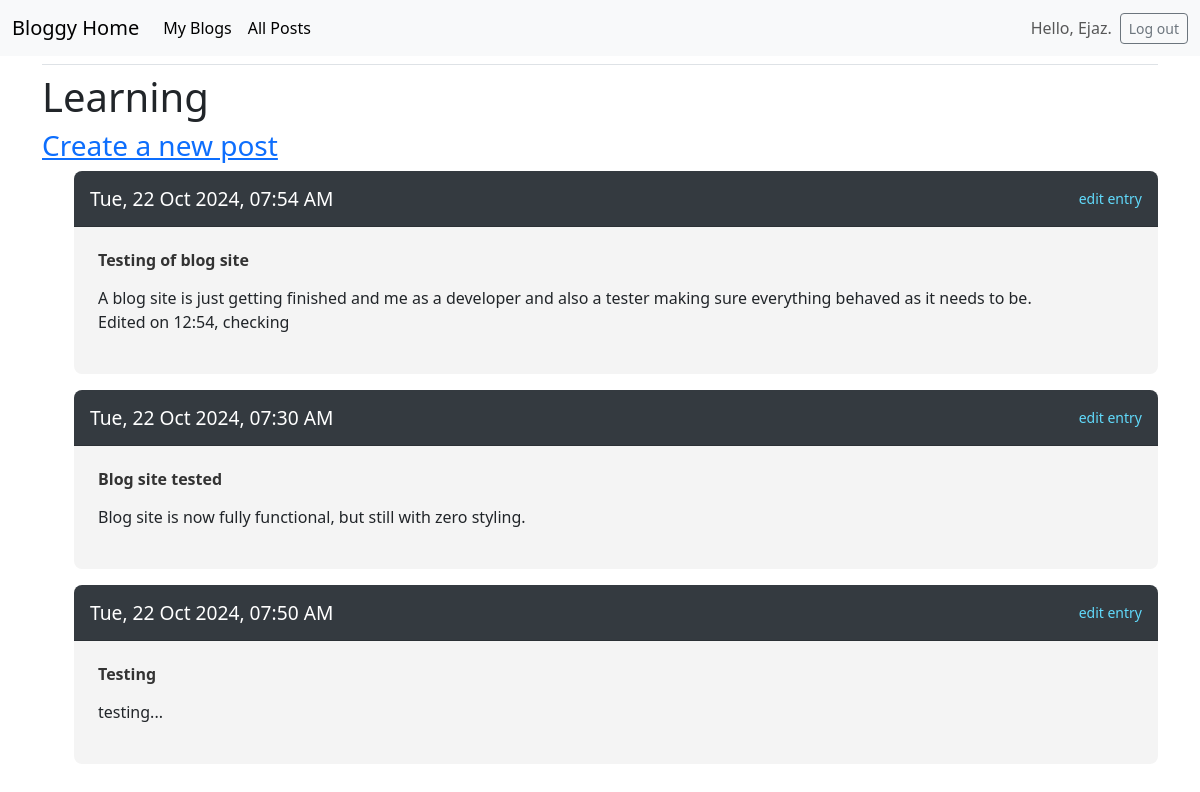
Page /blogs/5 (signed in) on the earlier database version.
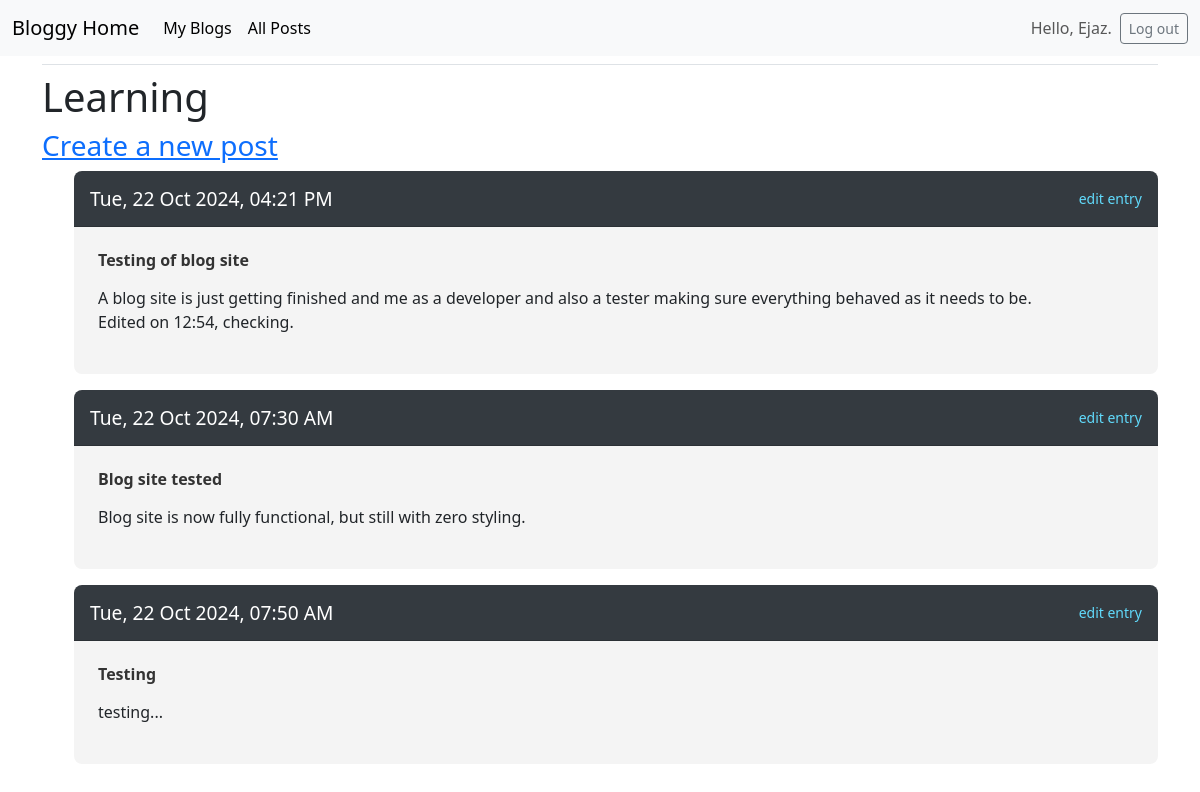
Same page on the later database version.
### blogs/models.py (models this page shows, shortened)
class blog_post(models.Model): # if forgot models.Model then app won't makemigrations.
    f_key=models.ForeignKey(blog_name,on_delete=models.CASCADE)
    post_name=models.CharField(max_length=150)
    post=models.TextField()
    post_date=models.DateTimeField(auto_now_add=True)

### blogs/views.py (the view)
# urls.py: path('blogs/<int:blog_id>',views.blog,name='blogs'),
@login_required
@never_cache
def blog(request,blog_id):
    try:
        name=blog_name.objects.get(id=blog_id)
    except blog_name.DoesNotExist:
        raise Http404("404 not found")
    check_blog_owner(request,name)
    post=blog_post.objects.filter(f_key=name)
    context={'blog_name':name,'post_name':post}
    return render(request,'blogs/blog.html',context)

### blogs/views.py (called while the page is built)
def check_blog_owner(request,article):
    if article.user != request.user:
        raise Http404("You are not the owner of this blog or post.")

### blogs/templates/blogs/blog.html
{% extends "blogs/base.html" %}
{% load django_bootstrap5 %}
{% block content %}
<h1>
    {{blog_name.b_name}}
</h1>
<h3>
    <a href="{%url 'blogs:new_posts' blog_name.id %}">
        Create a new post
    </a>
</h3>
<ul>
    {%for x in post_name%}
    <div class="card mb-3" style="border: none; border-radius: 0.5rem; overflow: hidden;">
        <div class="card-header"
            style="background-color: #343a40; color: white; padding: 1rem; display: flex; justify-content: space-between; align-items: center;">
            <h5 class="mb-0" style="font-size: 1.2rem;">{{ x.post_date|date:'D, d M Y, h:i A' }}</h5>
            <small>
                <a href="{% url 'blogs:edit_posts' x.id %}"
                    style="color: #61dafb; text-decoration: none; transition: color 0.3s;">
                    edit entry
                </a>
            </small>
        </div>
        <div class="card-body" style="background-color: #f4f4f4; padding: 1.5rem;">
            <h6 class="fw-bold" style="margin-bottom: 0.5rem; color: #333;">{{ x.post_name|linebreaks }}</h6>
            <p style="color: #666; line-height: 1.5;">{{ x.post|linebreaks }}</p>
        </div>
    </div>
    {%endfor%}
</ul>
{% endblock content %}

Differences in the rows shown:
changed blog_post "Testing of blog site": post_date "Tue, 22 Oct 2024, 07:54 AM" → "Tue, 22 Oct 2024, 04:21 PM"; post "A blog site is just getting finished and me as a developer and also a tester making sure everything behaved as it needs to be. Edited on 12:54, checking" → "A blog site is just getting finished and me as a developer and also a tester making sure everything behaved as it needs to be. Edited on 12:54, checking."
